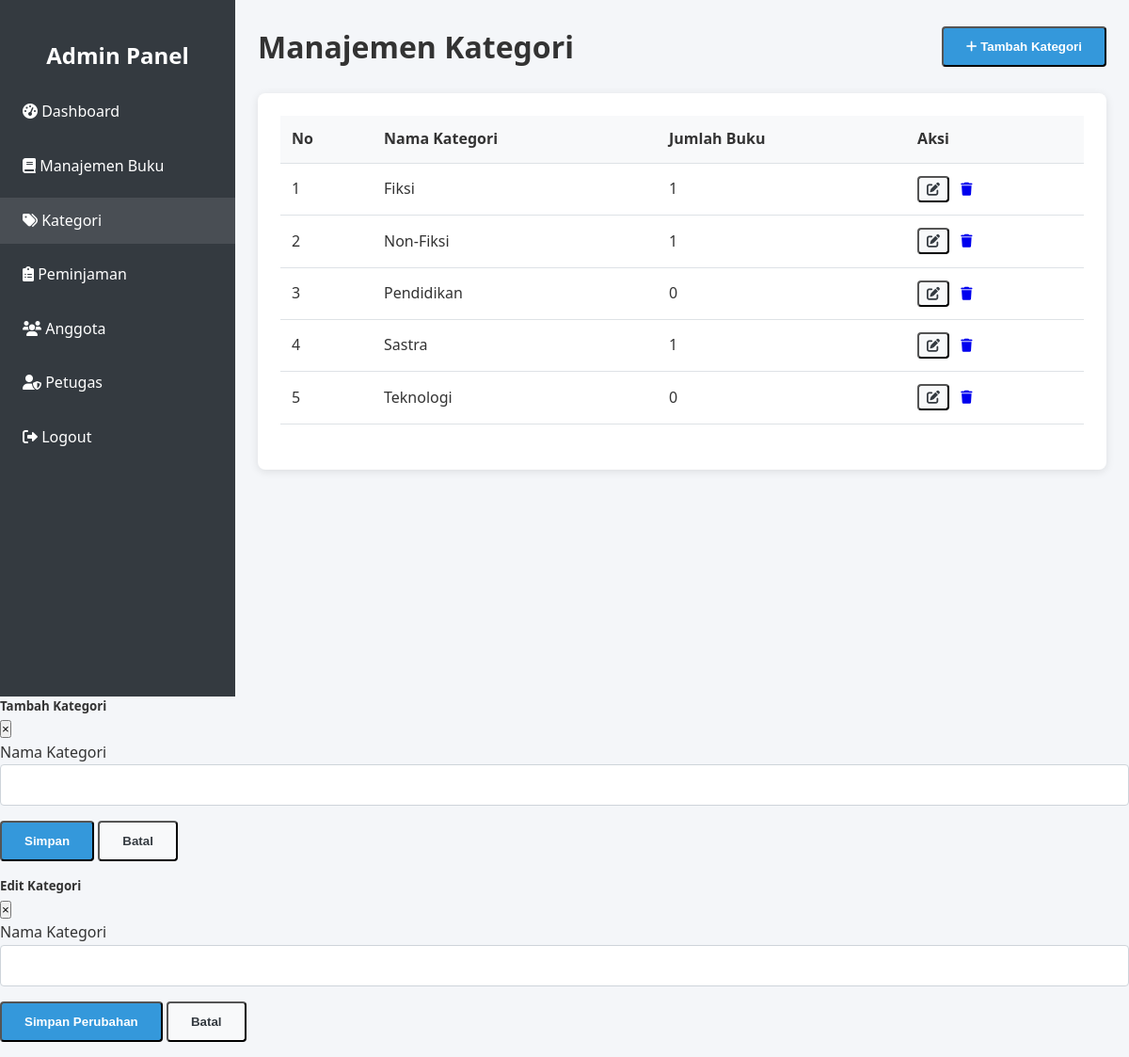
The app's page /admin/kategori.php (signed in) with its own data.
### tables this page shows
CREATE TABLE IF NOT EXISTS kategori (
    id INT AUTO_INCREMENT PRIMARY KEY,
    nama VARCHAR(50) NOT NULL UNIQUE,
    created_at TIMESTAMP DEFAULT CURRENT_TIMESTAMP,
    updated_at TIMESTAMP DEFAULT CURRENT_TIMESTAMP ON UPDATE CURRENT_TIMESTAMP
);

### admin/kategori.php (the view, shortened to what this page needs)
<?php
require_once '../includes/config.php';
$query = "SELECT * FROM kategori ORDER BY nama ASC";
$result = mysqli_query($conn, $query);
$kategori = [];
if ($result) {
    while ($row = mysqli_fetch_assoc($result)) {
        $kategori[] = $row;
    }
}
?>
<!DOCTYPE html>
<html lang="id">
<head>
    <link rel="stylesheet" href="../assets/css/style.css">
    <link rel="stylesheet" href="https://cdnjs.cloudflare.com/ajax/libs/font-awesome/6.0.0/css/all.min.css">
</head>
<body>
    <div class="dashboard">
        <div class="sidebar">
            <div style="padding: 1rem; text-align: center;">
                <h2>Admin Panel</h2>
            </div>
            <ul class="sidebar-menu">
                <li><a href="index.php"><i class="fas fa-tachometer-alt"></i> Dashboard</a></li>
                <li><a href="buku.php"><i class="fas fa-book"></i> Manajemen Buku</a></li>
                <li><a href="kategori.php" class="active"><i class="fas fa-tags"></i> Kategori</a></li>
                <li><a href="peminjaman.php"><i class="fas fa-clipboard-list"></i> Peminjaman</a></li>
                <li><a href="anggota.php"><i class="fas fa-users"></i> Anggota</a></li>
                <?php if ($_SESSION['role'] == 'admin'): ?>
                <li><a href="petugas.php"><i class="fas fa-user-shield"></i> Petugas</a></li>
                <?php endif; ?>
                <li><a href="../logout.php"><i class="fas fa-sign-out-alt"></i> Logout</a></li>
            </ul>
        </div>
        <div class="main-content">
            <div class="dashboard-header">
                <h1>Manajemen Kategori</h1>
                <div>
                    <button type="button" class="btn btn-primary" data-toggle="modal" data-target="#tambahKategoriModal">
                        <i class="fas fa-plus"></i> Tambah Kategori
                    </button>
                </div>
            </div>
            <div style="background-color: white; padding: 1.5rem; border-radius: 8px; box-shadow: 0 2px 10px rgba(0, 0, 0, 0.1);">
                <table class="table">
                    <thead>
                        <tr>
                            <th>No</th>
                            <th>Nama Kategori</th>
                            <th>Jumlah Buku</th>
                            <th>Aksi</th>
                        </tr>
                    </thead>
                    <tbody>
                        <?php if (!empty($kategori)): ?>
                            <?php $no = 1; ?>
                            <?php foreach ($kategori as $item): ?>
                                <?php
                                $query_count = "SELECT COUNT(*) as total FROM buku WHERE kategori_id = ?";
                                $stmt_count = mysqli_prepare($conn, $query_count);
                                mysqli_stmt_bind_param($stmt_count, "s", $item['id']);
                                mysqli_stmt_execute($stmt_count);
                                $result_count = mysqli_stmt_get_result($stmt_count);
                                $row_count = mysqli_fetch_assoc($result_count);
                                $jumlah_buku = $row_count['total'];
                                ?>
                                <tr>
                                    <td><?= $no++ ?></td>
                                    <td><?= $item['nama'] ?></td>
                                    <td><?= $jumlah_buku ?></td>
                                    <td>
                                        <button type="button" class="btn btn-secondary" style="padding: 0.25rem 0.5rem; font-size: 0.875rem;"
                                                onclick="editKategori('<?= $item['id'] ?>', '<?= $item['nama'] ?>')">
                                            <i class="fas fa-edit"></i>
                                        </button>
                                        <a href="?hapus=<?= $item['id'] ?>" class="btn btn-danger" style="padding: 0.25rem 0.5rem; font-size: 0.875rem;"
                                           onclick="return confirm('Apakah Anda yakin ingin menghapus kategori ini?')">
                                            <i class="fas fa-trash"></i>
                                        </a>
                                    </td>
                                </tr>
                            <?php endforeach; ?>
                        <?php else: ?>
                            <tr>
                                <td colspan="4" style="text-align: center;">Tidak ada data kategori.</td>
                            </tr>
                        <?php endif; ?>
                    </tbody>
                </table>
            </div>
        </div>
    </div>
    <div class="modal" id="tambahKategoriModal">
        <div class="modal-dialog">
            <div class="modal-content">
                <div class="modal-header">
                    <h5 class="modal-title">Tambah Kategori</h5>
                    <button type="button" class="close" data-dismiss="modal">&times;</button>
                </div>
                <div class="modal-body">
                    <form action="" method="post">
                        <div class="form-group">
                            <label for="nama">Nama Kategori</label>
                            <input type="text" id="nama" name="nama" class="form-control" required>
                        </div>
                        <div class="form-group">
                            <button type="submit" name="tambah" class="btn btn-primary">Simpan</button>
                            <button type="button" class="btn btn-secondary" data-dismiss="modal">Batal</button>
                        </div>
                    </form>
                </div>
            </div>
        </div>
    </div>
    <div class="modal" id="editKategoriModal">
        <div class="modal-dialog">
            <div class="modal-content">
                <div class="modal-header">
                    <h5 class="modal-title">Edit Kategori</h5>
                    <button type="button" class="close" data-dismiss="modal">&times;</button>
                </div>
                <div class="modal-body">
                    <form action="" method="post">
                        <div class="form-group">
                            <label for="edit_nama">Nama Kategori</label>
                            <input type="text" id="edit_nama" name="nama" class="form-control" required>
                        </div>
                        <div class="form-group">
                            <button type="submit" name="edit" class="btn btn-primary">Simpan Perubahan</button>
                            <button type="button" class="btn btn-secondary" data-dismiss="modal">Batal</button>
                        </div>
                    </form>
                </div>
            </div>
        </div>
    </div>
</body>
</html>

### assets/css/style.css (style rules this page uses)
:root { --primary-color: #3498db; --secondary-color: #2980b9; --accent-color: #e74c3c; --light-color: #f8f9fa; --dark-color: #343a40; --success-color: #28a745; --warning-color: #ffc107; --danger-color: #dc3545; --gray-color: #6c757d; }
* { margin: 0; padding: 0; box-sizing: border-box; }
body { font-family: 'Segoe UI', Tahoma, Geneva, Verdana, sans-serif; line-height: 1.6; color: #333; background-color: #f4f6f9; }
.btn { display: inline-block; padding: 0.75rem 1.5rem; border-radius: 4px; text-decoration: none; font-weight: bold; cursor: pointer; transition: background-color 0.3s, transform 0.2s; }
.btn-primary { background-color: var(--primary-color); color: white; }
.btn-secondary { background-color: var(--light-color); color: var(--dark-color); }
.form-group { margin-bottom: 1rem; }
.form-control { width: 100%; padding: 0.75rem; border: 1px solid #ced4da; border-radius: 4px; font-size: 1rem; }
.table { width: 100%; border-collapse: collapse; margin-bottom: 1.5rem; }
.table th, .table td { padding: 0.75rem; border-bottom: 1px solid #dee2e6; }
.table th { background-color: #f8f9fa; font-weight: 600; text-align: left; }
.dashboard { display: flex; min-height: calc(100vh - 60px); }
.sidebar { width: 250px; background-color: var(--dark-color); color: white; padding: 1.5rem 0; }
.sidebar-menu { list-style: none; }
.sidebar-menu li { margin-bottom: 0.5rem; }
.sidebar-menu a { display: block; padding: 0.75rem 1.5rem; color: white; text-decoration: none; transition: background-color 0.3s; }
.sidebar-menu a:hover, .sidebar-menu a.active { background-color: rgba(255, 255, 255, 0.1); }
.main-content { flex: 1; padding: 1.5rem; }
.dashboard-header { display: flex; justify-content: space-between; align-items: center; margin-bottom: 1.5rem; }

### records on screen
kategori: nama "Fiksi", jumlah_buku "1"
kategori: nama "Non-Fiksi", jumlah_buku "1"
kategori: nama "Pendidikan", jumlah_buku "0"
kategori: nama "Sastra", jumlah_buku "1"
kategori: nama "Teknologi", jumlah_buku "0"
